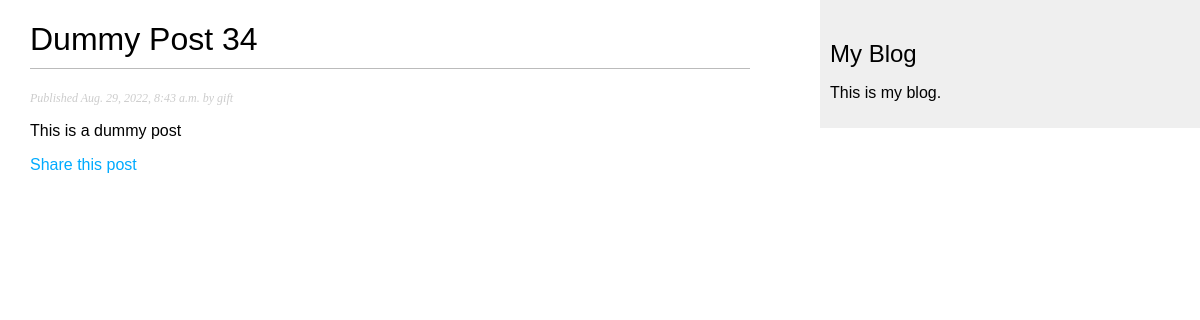
The app's page /blog_app_1/2022/8/29/dummy-post-34/ with its own data.
### blog_app_1/models.py (models this page shows, shortened)
class Post(models.Model):
    STATUS_CHOICES = (('draft', 'Draft'),
                      ('published', 'Published'),)
    title = models.CharField(max_length=250)
    slug = models.SlugField(max_length=250)
    author = models.ForeignKey(User, on_delete=models.CASCADE, related_name='blog_posts')
    body = models.TextField()
    publish = models.DateTimeField(default=timezone.now)
    created = models.DateTimeField(auto_now_add=True)
    updated = models.DateTimeField(auto_now=True)
    status = models.CharField(max_length=10, choices=STATUS_CHOICES, default='draft')
    objects = models.Manager() #default manager... does'nt need to be written just comes embedded in the model class
    published = PublishedManager() #custom manager
    class Meta:
        ordering = ('-publish',)

### blog_app_1/views.py (the view)
# urls.py: path('<int:year>/<int:month>/<int:day>/<slug:post>/', views.post_detail, name='post_detail'),
def post_detail(request, year, month, day, post):
    post = get_object_or_404(Post, slug=post, status='published', publish__year=year, publish__month=month, publish__day=day)
    return render(request, 'blog/post/detail.html', {'post':post})

### blog_app_1/templates/blog/post/detail.html (shortened to what this page needs)
{% extends "blog/base.html" %}
{% block content %}
    <h1>{{ post.title }}</h1>
    <p class="date">
        Published {{ post.publish }} by {{ post.author }}
    </p>
    {{ post.body|linebreaks }}
    <p>
        <a href="{% url 'blog:post_share' post.id %}">Share this post</a>
    </p>
{% endblock %}

### blog_app_1/static/css/blog.css (style rules this page uses)
body { margin:0; padding:0; font-family:helvetica, sans-serif; }
a { color:#00abff; text-decoration:none; }
h1 { font-weight:normal; border-bottom:1px solid #bbb; padding:0 0 10px 0; }
p.date { color:#ccc; font-family: georgia, serif; font-size: 12px; font-style: italic; }

### records on screen
Post: title "Dummy Post 34", publish "Aug. 29, 2022, 8:43 a.m.", author "gift", body "This is a dummy post"
